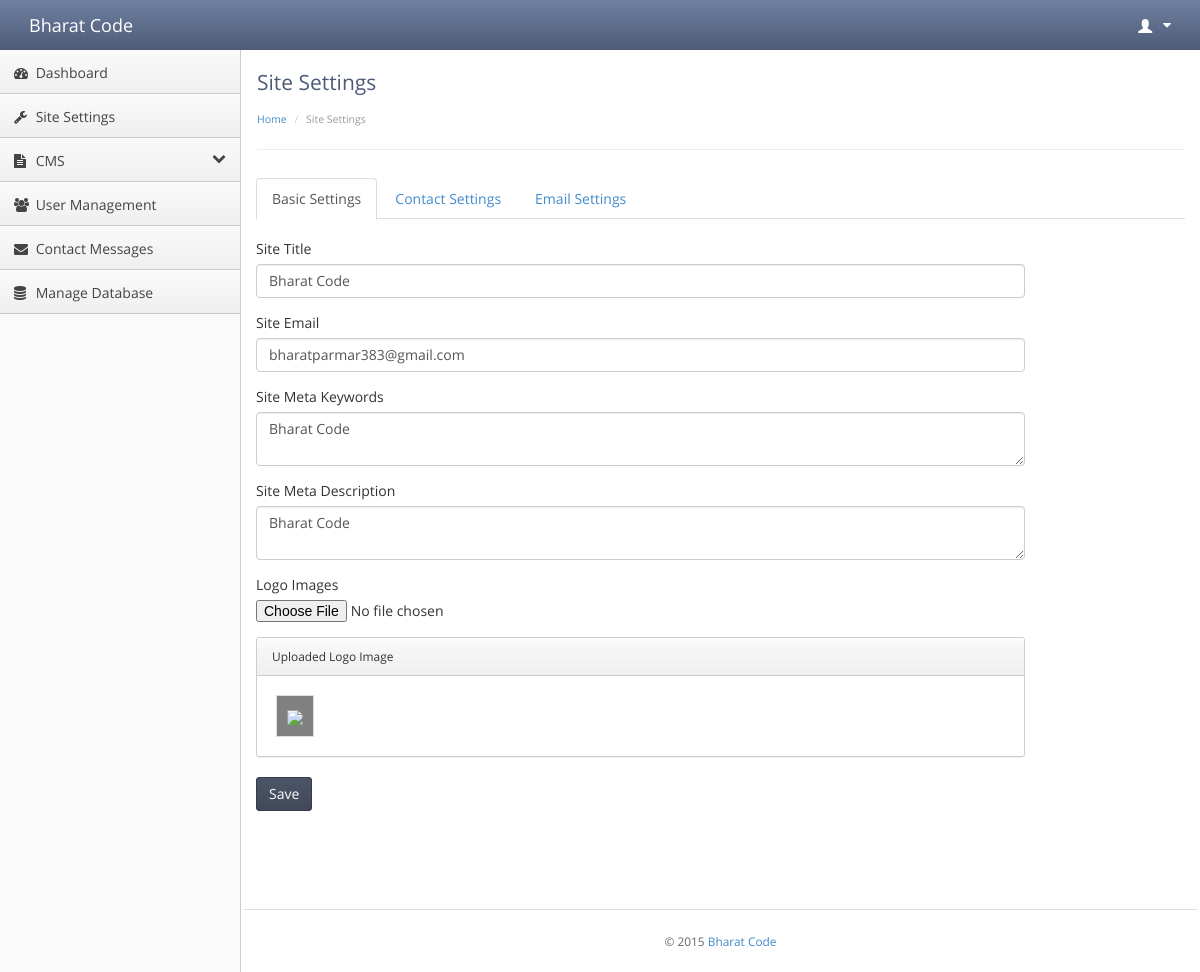
The app's page /admin/settings.php (signed in) with its own data.
### tables this page shows
CREATE TABLE `bh_site_settings` (
  `id` int(11) NOT NULL AUTO_INCREMENT,
  `site_title` varchar(100) DEFAULT NULL,
  `site_email` varchar(100) DEFAULT NULL,
  `site_meta_keywords` text,
  `site_meta_description` text,
  `logo_image` varchar(100) DEFAULT NULL,
  `contact_number` varchar(20) DEFAULT NULL,
  `contact_address` varchar(255) DEFAULT NULL,
  `facebook_url` varchar(200) DEFAULT NULL,
  `twitter_url` varchar(200) DEFAULT NULL,
  `google_url` varchar(200) DEFAULT NULL,
  `linkedin_url` varchar(200) DEFAULT NULL,
  `pinterest_url` varchar(200) DEFAULT NULL,
  `enable_smtp` int(1) DEFAULT NULL,
  `smtp_hostname` varchar(100) DEFAULT NULL,
  `smtp_port` varchar(10) DEFAULT NULL,
  `smtp_username` varchar(100) DEFAULT NULL,
  `smtp_password` varchar(255) DEFAULT NULL,
  `smtp_mailfrom` varchar(100) DEFAULT NULL,
  `smtp_replyto` varchar(100) DEFAULT NULL,
  PRIMARY KEY (`id`)
);

### class/Main.class.php (called while the page is built, shortened)
<?php
class Main
{
		public function __construct()
		{
			$this->pagefilename = basename($_SERVER['PHP_SELF']);
			$info_array = array();
			$this->sitedata = $this->GetSingleRecord("site_settings",$info_array);
		}
			public function GetSingleRecord($tablename,array $array)
			{
				if(TABLE_PREFIX!="")
				{
					$tablename = TABLE_PREFIX.$tablename;
				}
				$record = array();
				if(!isset($array['fields']) || $array['fields']=="") {$array['fields']="*";}
				$query_string = "select ".$array['fields']." from ".$tablename." where 1=1 ";
				$query = mysql_query($query_string) or die(mysql_error());
				if(@mysql_num_rows($query)>0)
				{
					$record = mysql_fetch_assoc($query);
				}
				return $record;
			}
}
?>

### admin/class/Admin.class.php (called while the page is built, shortened)
<?php
@include("../class/Main.class.php");
class Admin extends Main
{
	public function __construct()
	{
		parent::__construct();
	}
}
?>

### admin/settings.php (the view, shortened to what this page needs)
<?php
@include("class/Admin.class.php");
$Admin = new Admin();
@include("includes/header.php");
?>
<ul class="nav nav-tabs">
	<li class="active"><a href="#basic" data-toggle="tab">Basic Settings</a></li>
	<li><a href="#contact" data-toggle="tab">Contact Settings</a></li>
	<li><a href="#email" data-toggle="tab">Email Settings</a></li>
</ul>
<div class="row">
	<div class="col-md-10">
		<br/>
			<div id="myTabContent" class="tab-content">
				<div class="tab-pane active in" id="basic">
					<form method="post" enctype="multipart/form-data">
						<div class="form-group">
					        <label>Site Title</label>
					        <input type="text" name="site_title" id="site_title" class="form-control" value="<?php echo stripslashes($Admin->sitedata['site_title']);?>" title="Please Enter Site Title">
				        </div>
				        <div class="form-group">
					        <label>Site Email</label>
					        <input type="text" name="site_email" id="site_email" class="form-control" value="<?php echo stripslashes($Admin->sitedata['site_email']);?>" title="Please Enter Site Email">
				        </div>
				        <div class="form-group">
					        <label>Site Meta Keywords</label>
					        <textarea name="site_meta_keywords" id="site_meta_keywords" class="form-control"><?php echo stripslashes($Admin->sitedata['site_meta_keywords']);?></textarea>
				        </div>
				        <div class="form-group">
					        <label>Site Meta Description</label>
					        <textarea name="site_meta_description" id="site_meta_description" class="form-control"><?php echo stripslashes($Admin->sitedata['site_meta_description']);?></textarea>
				        </div>
				        <div class="form-group">
					        <label>Logo Images</label>
					        <input type="file" name="logo_image" id="logo_image" class="" value="">
				        </div>
						<div class="panel panel-default">
					        <p class="panel-heading">Uploaded Logo Image</p>
					        <div class="panel-body gallery">
								<div style="display:inline-block;padding:10px;margin:4px;float:left;background:gray;" class="img-polaroid">
									<img src="<?php echo SITE_URL;?>/images/<?php echo stripslashes($Admin->sitedata['logo_image']);?>">
								</div>
								<div class="clearfix"></div>
					        </div>
					    </div>
					    <div class="btn-toolbar list-toolbar">
					      	<input type="submit" name="submit_settings" value="Save" class="btn btn-primary">
					    </div>
					</form>
				</div>
			</div>
	</div>
</div>
<?php @include("includes/footer.php"); ?>

### admin/stylesheets/theme.css (style rules this page uses)
body { background: #fafafa; background-position: initial initial; background-repeat: initial initial; margin: 0px; padding: 0px; }
body, h1, h2, h3, h4, h5, h6, p, a, .h1, .h2, .h3, .h4, .h5, .h6 { font-family: 'Open Sans', helvetica, arial, sans-serif; }
label { font-weight: normal; }
.nav-tabs > li { margin-bottom: -2px; }
.btn-toolbar.list-toolbar { margin-bottom: 1em; }
.panel { border: 1px solid #ccc; background: white; border-radius: 3px; }
.panel .panel-heading { border-bottom: 1px solid #ccc; border-left: none; color: #333; display: block; margin-bottom: 0px; text-shadow: none; text-transform: none; font-size: .85em; line-height: 1.5em; background: #efefef; background: -webkit-gradient(linear, left bottom, left top, color-stop(0, #efefef), color-stop(1, #fafafa)); background: -ms-linear-gradient(bottom, #efefef, #fafafa); background: -moz-linear-gradient(center bottom, #efefef 0%, #fafafa 100%); background: -o-linear-gradient(bottom, #efefef, #fafafa); filter: progid:dximagetransform.microsoft.gradient(startColorStr='#e3e3e3', EndColorStr='#ffffff'); -ms-filter: "progid:DXImageTransform.Microsoft.gradient(startColorStr='#fafafa',EndColorStr='#efefef')"; box-shadow: inset 0px 1px 1px white; }
p.panel-heading, a.panel-heading, .panel-heading a { color: #505050; display: block; outline: none; }
.panel-body { min-height: .25em; }
.btn { -webkit-border-radius: 3px; -moz-border-radius: 3px; border-radius: 3px; }
.btn-primary { background-color: #414959; background-image: -webkit-gradient(linear, 0 0, 0 100%, from(#4c5568), to(#414959)); border: 1px solid #363d4a; font-weight: normal; }
.gallery { text-align: center; }
.img-polaroid { -webkit-box-shadow: none; -moz-box-shadow: none; box-shadow: none; border: 1px solid #ddd; }

### admin/stylesheets/premium.css (style rules this page uses)
.img-polaroid { -webkit-box-shadow:none;-moz-box-shadow:none;box-shadow:none;border:1px solid #ddd }

### records on screen
bh_site_settings: site_title "Bharat Code", site_email "bharatparmar383@gmail.com", site_meta_keywords "Bharat Code", site_meta_description "Bharat Code"

### other values on screen
SITE_TITLE "Bharat Code"
$Admin->pagetitle "Site Settings"
